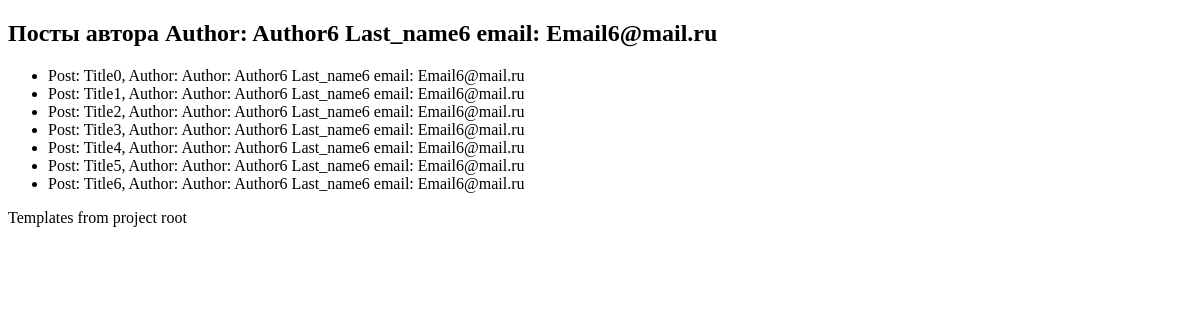
Before: /third/author_post/6/ with the older database file.
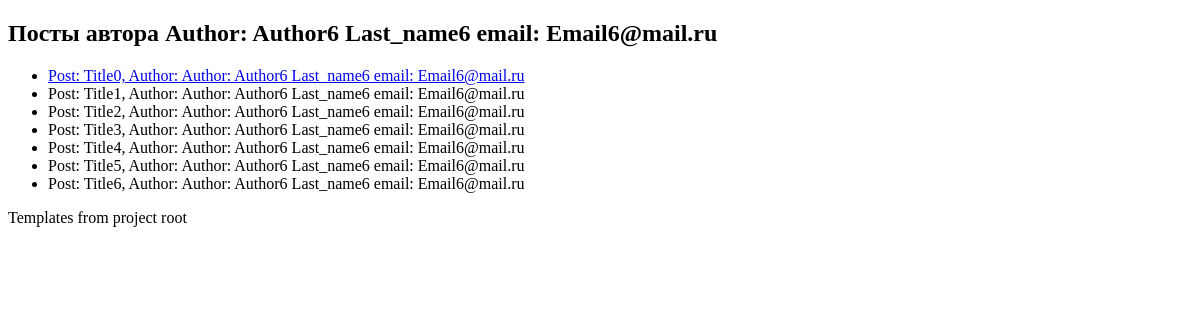
After: the same page with the newer database file.
### secondapp/models.py (models this page shows, shortened)
class Post(models.Model):
    title = models.CharField(max_length=200)
    content = models.TextField()
    publish_date = models.DateTimeField(auto_now_add=True)
    author = models.ForeignKey(Author, on_delete=models.CASCADE)
    category = models.CharField(max_length=100)
    views = models.IntegerField(default=0)
    is_published = models.BooleanField(default=False)
    def __str__(self):
        return f'Post: {self.title}, Author: {self.author}'

class Author(models.Model):
    name = models.CharField(max_length=100)
    last_name = models.CharField(max_length=100)
    email = models.EmailField()
    biography = models.TextField()
    birthday = models.DateField()
    def __str__(self):
        return f"Author: {self.name} {self.last_name} email: {self.email}"

### thirdapp/views.py (the view)
# urls.py: path('author_post/<int:author_id>/', author_post, name='author_post'),
def author_post(request, author_id):
    author = Author.objects.get(id=author_id)
    posts = Post.objects.filter(author=author)
    context = {'author': author, 'posts': posts}
    return render(request, 'thirdapp/author_post.html', context=context)

### thirdapp/templates/thirdapp/author_post.html (shortened to what this page needs)
{% extends 'base.html' %}
{% block content %}
<H2>Посты автора {{author}}</H2>
<ul>
    {% for post in posts %}
        {% if post.is_published %}
            <li><a href="{% url 'post_view' post_id=post.pk %}">{{ post }}</a></li>
        {% else %}
            <li>   {{ post }} </li>
        {% endif %}
    {% endfor %}
</ul>
{% endblock %}

Changed rows visible on the page:
changed Post "Post: Title0, Author: Author: Author6 Last_name6 email: Email6@mail.ru": is_published False → True (drawn)
